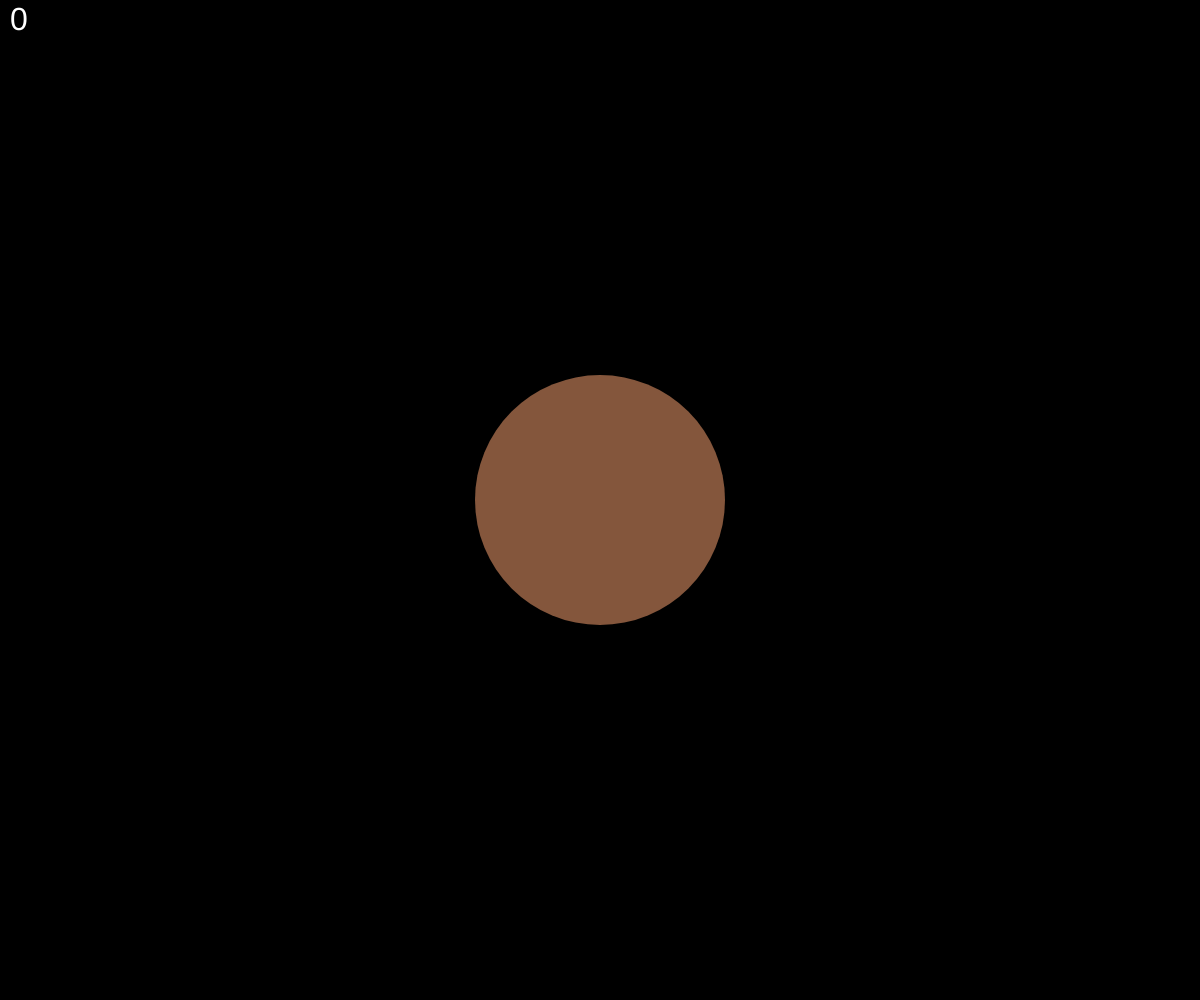
Frame 1 (no input)
Frame 60 (no input): identical to frame 1, image omitted
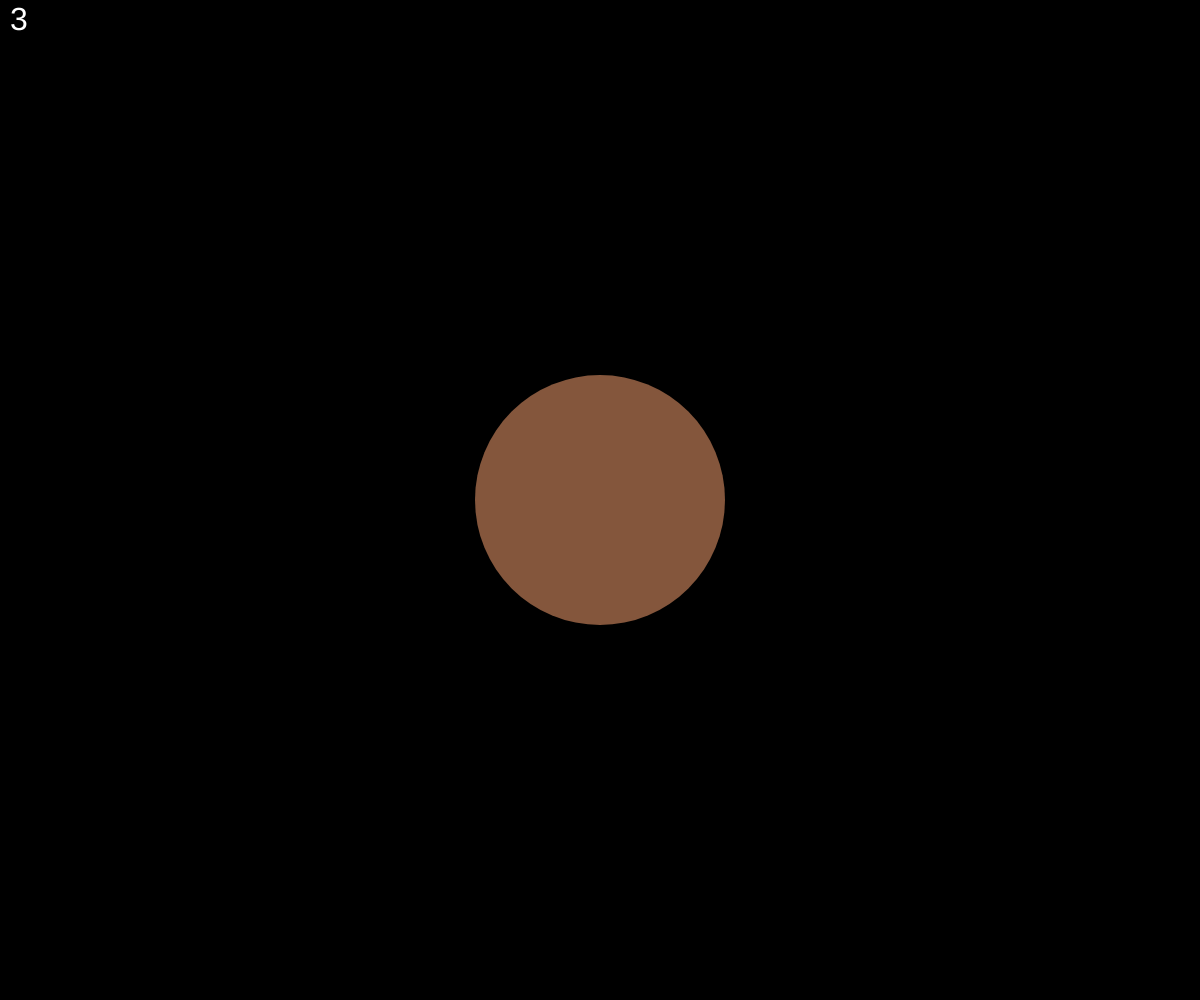
Frame 120 (the mouse pressed at the canvas centre since frame 60)

The p5.js sketch that drew these frames (run headless with seeded random() and noise() and a simulated clock; from frame 60 on, the mouse is pressed at the canvas centre):

// p5.js sketch
// ── sketch.js
let score = 0;
let cookieSize = 250;
let addable = [1, 2, 3, 2, 1, 1, 1, 3, 2, 1];

function setup() {
  createCanvas(windowWidth, windowHeight);
}

function draw() {
  background('#000');
  noStroke();
  fill('#84563C');
  ellipseMode(CENTER);
  ellipse(windowWidth / 2, windowHeight / 2, cookieSize);
  fill(255);
  textSize(32);
  text(score, 10, 30);
}

function mousePressed() {
  let d = dist(mouseX, mouseY, windowWidth / 2, windowHeight / 2);
  if (d < 120) {
    let added = random(addable);
    score += added;
    console.log(score);
  }
}

// ── style.css
body {
  margin: 0;
  padding: 0;
  overflow: hidden;
}
canvas {
  margin: auto;
}
